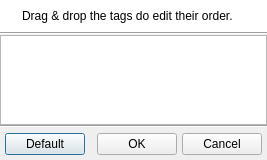
<ui version="4.0" >
 <class>QUTagOrderDialog</class>
 <widget class="QDialog" name="QUTagOrderDialog" >
  <property name="geometry" >
   <rect>
    <x>0</x>
    <y>0</y>
    <width>267</width>
    <height>160</height>
   </rect>
  </property>
  <property name="windowTitle" >
   <string>Modify Tag Save Order</string>
  </property>
  <property name="windowIcon" >
   <iconset resource="../resources/uman.qrc" >
    <normaloff>:/control/tag_disk.png</normaloff>:/control/tag_disk.png</iconset>
  </property>
  <layout class="QVBoxLayout" name="verticalLayout" >
   <property name="spacing" >
    <number>0</number>
   </property>
   <property name="margin" >
    <number>0</number>
   </property>
   <item>
    <widget class="QFrame" name="frame" >
     <property name="palette" >
      <palette>
       <active>
        <colorrole role="Base" >
         <brush brushstyle="SolidPattern" >
          <color alpha="255" >
           <red>255</red>
           <green>255</green>
           <blue>255</blue>
          </color>
         </brush>
        </colorrole>
        <colorrole role="Window" >
         <brush brushstyle="SolidPattern" >
          <color alpha="255" >
           <red>255</red>
           <green>255</green>
           <blue>255</blue>
          </color>
         </brush>
        </colorrole>
       </active>
       <inactive>
        <colorrole role="Base" >
         <brush brushstyle="SolidPattern" >
          <color alpha="255" >
           <red>255</red>
           <green>255</green>
           <blue>255</blue>
          </color>
         </brush>
        </colorrole>
        <colorrole role="Window" >
         <brush brushstyle="SolidPattern" >
          <color alpha="255" >
           <red>255</red>
           <green>255</green>
           <blue>255</blue>
          </color>
         </brush>
        </colorrole>
       </inactive>
       <disabled>
        <colorrole role="Base" >
         <brush brushstyle="SolidPattern" >
          <color alpha="255" >
           <red>255</red>
           <green>255</green>
           <blue>255</blue>
          </color>
         </brush>
        </colorrole>
        <colorrole role="Window" >
         <brush brushstyle="SolidPattern" >
          <color alpha="255" >
           <red>255</red>
           <green>255</green>
           <blue>255</blue>
          </color>
         </brush>
        </colorrole>
       </disabled>
      </palette>
     </property>
     <property name="autoFillBackground" >
      <bool>true</bool>
     </property>
     <property name="frameShadow" >
      <enum>QFrame::Raised</enum>
     </property>
     <layout class="QHBoxLayout" >
      <item>
       <widget class="QLabel" name="infoIconLbl" >
        <property name="sizePolicy" >
         <sizepolicy vsizetype="Preferred" hsizetype="Fixed" >
          <horstretch>0</horstretch>
          <verstretch>0</verstretch>
         </sizepolicy>
        </property>
        <property name="text" >
         <string/>
        </property>
        <property name="pixmap" >
         <pixmap resource="../resources/uman.qrc" >:/marks/information.png</pixmap>
        </property>
        <property name="alignment" >
         <set>Qt::AlignLeading|Qt::AlignLeft|Qt::AlignTop</set>
        </property>
       </widget>
      </item>
      <item>
       <widget class="QLabel" name="label" >
        <property name="text" >
         <string>Drag &amp; drop the tags do edit their order.</string>
        </property>
        <property name="alignment" >
         <set>Qt::AlignLeading|Qt::AlignLeft|Qt::AlignTop</set>
        </property>
        <property name="wordWrap" >
         <bool>true</bool>
        </property>
       </widget>
      </item>
     </layout>
    </widget>
   </item>
   <item>
    <widget class="Line" name="line" >
     <property name="orientation" >
      <enum>Qt::Horizontal</enum>
     </property>
    </widget>
   </item>
   <item>
    <widget class="QListWidget" name="tagList" >
     <property name="sizePolicy" >
      <sizepolicy vsizetype="Expanding" hsizetype="Expanding" >
       <horstretch>0</horstretch>
       <verstretch>0</verstretch>
      </sizepolicy>
     </property>
     <property name="editTriggers" >
      <set>QAbstractItemView::NoEditTriggers</set>
     </property>
     <property name="dragEnabled" >
      <bool>true</bool>
     </property>
     <property name="dragDropMode" >
      <enum>QAbstractItemView::InternalMove</enum>
     </property>
     <property name="alternatingRowColors" >
      <bool>true</bool>
     </property>
     <property name="selectionMode" >
      <enum>QAbstractItemView::ExtendedSelection</enum>
     </property>
     <property name="selectionBehavior" >
      <enum>QAbstractItemView::SelectRows</enum>
     </property>
    </widget>
   </item>
   <item>
    <widget class="Line" name="line_2" >
     <property name="orientation" >
      <enum>Qt::Horizontal</enum>
     </property>
    </widget>
   </item>
   <item>
    <layout class="QHBoxLayout" name="horizontalLayout" >
     <property name="spacing" >
      <number>5</number>
     </property>
     <property name="margin" >
      <number>5</number>
     </property>
     <item>
      <widget class="QPushButton" name="defaultBtn" >
       <property name="text" >
        <string>Default</string>
       </property>
      </widget>
     </item>
     <item>
      <spacer name="horizontalSpacer" >
       <property name="orientation" >
        <enum>Qt::Horizontal</enum>
       </property>
       <property name="sizeHint" stdset="0" >
        <size>
         <width>40</width>
         <height>20</height>
        </size>
       </property>
      </spacer>
     </item>
     <item>
      <widget class="QPushButton" name="applyBtn" >
       <property name="text" >
        <string>OK</string>
       </property>
       <property name="icon" >
        <iconset resource="../resources/uman.qrc" >
         <normaloff>:/marks/accept.png</normaloff>:/marks/accept.png</iconset>
       </property>
      </widget>
     </item>
     <item>
      <widget class="QPushButton" name="cancelBtn" >
       <property name="text" >
        <string>Cancel</string>
       </property>
       <property name="icon" >
        <iconset resource="../resources/uman.qrc" >
         <normaloff>:/marks/cancel.png</normaloff>:/marks/cancel.png</iconset>
       </property>
      </widget>
     </item>
    </layout>
   </item>
  </layout>
 </widget>
 <resources>
  <include location="../resources/uman.qrc" />
  <include location="../resources/uman.qrc" />
  <include location="../resources/uman.qrc" />
 </resources>
 <connections/>
</ui>
